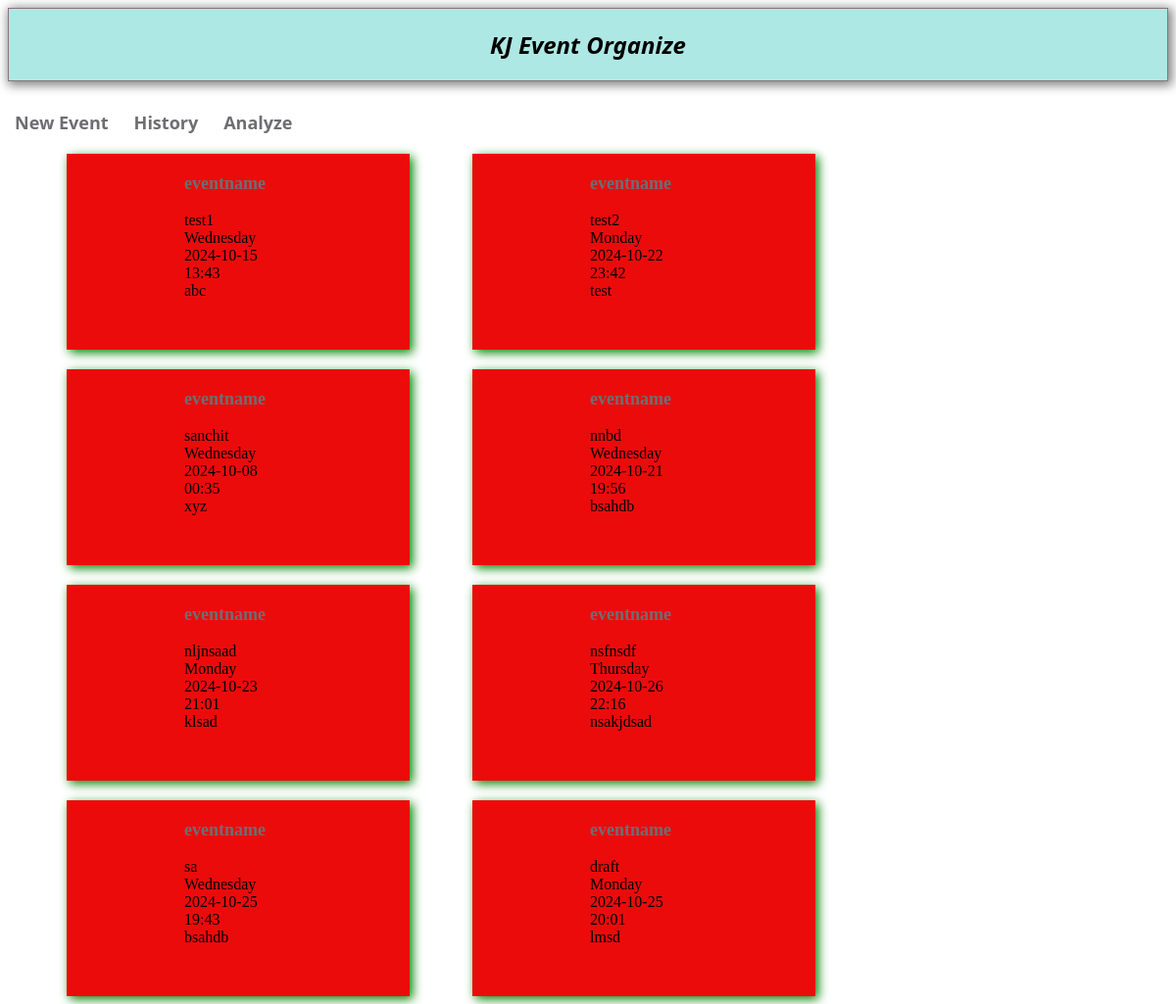
Page / (signed in) on the earlier database version.
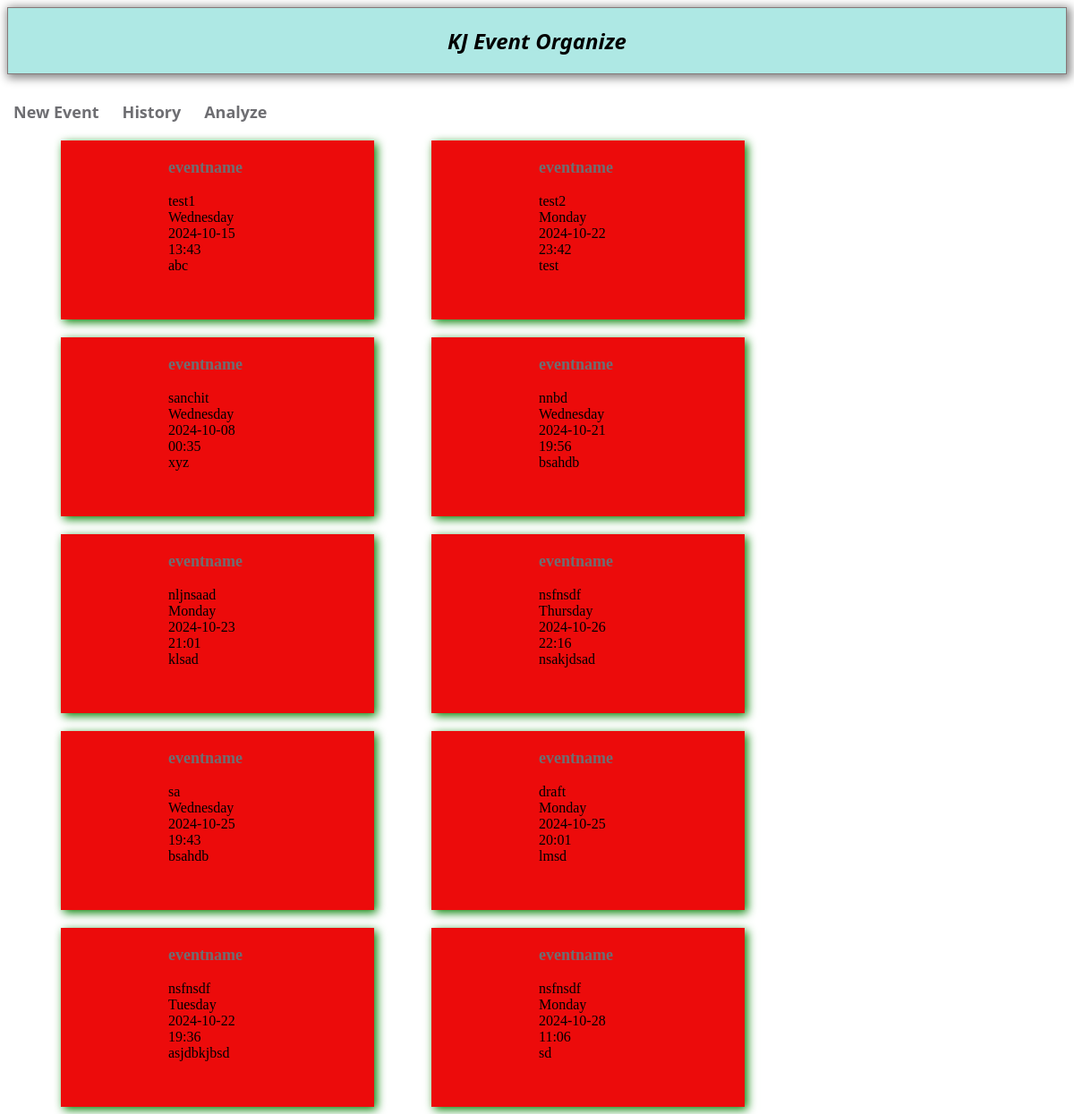
Same page on the later database version.
### app/models.py (models this page shows)
class EventInformation(models.Model):
    eventname = models.CharField(max_length=122)
    eventorganizer = models.CharField(max_length=122)
    eventday = models.CharField(max_length=122)
    eventdate = models.CharField(max_length=122)
    eventtime = models.CharField(max_length=122)
    eventabout = models.TextField(max_length=1000)
    eventfile = models.FileField(upload_to='files/')
    fileurl=models.CharField(max_length=122)
    user = models.ForeignKey(CustomUser, on_delete=models.CASCADE, null=True)

### app/views.py (the view)
# urls.py: path("",views.home,name=""),
def home(request):
    if request.user.is_authenticated:
        allevents=EventInformation.objects.all()
        allformdata=FormData.objects.all()
        print(allevents)
        return render(request, "home.html",{'event':allevents})
    else:
        return redirect("/auth")

### templates/home.html (shortened to what this page needs)
<!DOCTYPE html>
<html lang="en">
<head>
</head>
<body>
    <div class="header">
        KJ Event Organize
    </div>
    <div class="options">
        <a href="/event_info">New Event</a>
    </div>
    <div class="options">
        <a href="">History</a>
    </div>
    <div class="options">
        <a href="">Analyze</a>
    </div>
    <div class="contents">
        {% for index in event %}
        <div class="cards">
            <div class="content">
                <h3 ><a href="form/{{index.pk}}">{{index.eventname}}</a></h3>
                {{index.eventorganizer}} <br>
                {{index.eventday}} <br>
                {{index.eventdate}} <br>
                {{index.eventtime}} <br>
                {{index.eventabout}} <br>
            </div>
        </div>{% endfor %}
    </div>
</body>
</html>

### templates/home.html (style rules this page uses)
.header { background-color: rgb(174, 232, 228); font-weight: bolder; font-size: larger; border: 1px solid rgb(133, 120, 120); padding-top: 20px; padding-bottom: 20px; text-align: center; font-family: system-ui, -apple-system, BlinkMacSystemFont, 'Segoe UI', Roboto, Oxygen, Ubuntu, Cantarell, 'Open Sans', 'Helvetica Neue', sans-serif; font-style: italic; font-weight: 800; font-size: x-large; box-shadow: 2px 2px 10px 2px gray; }
.options { font-family: system-ui, -apple-system, BlinkMacSystemFont, 'Segoe UI', Roboto, Oxygen, Ubuntu, Cantarell, 'Open Sans', 'Helvetica Neue', sans-serif; margin-top: 30px; margin-left: 7px; margin-right: 15px; background-color: white; display: inline-block; font-weight: bold; }
a { text-decoration: none; font-size: large; color: rgb(110, 110, 114); }
.cards { display: inline-block; margin-top: 20px; margin-left: 60px; width: 350px; height: 200px; background-color:rgb(236, 11, 11); box-shadow: 3px 3px 10px green; }
.content { margin-left: 120px; }

Differences in the rows shown:
added EventInformation: eventname "eventname", eventorganizer "nsfnsdf", eventday "Tuesday", eventdate "2024-10-22", eventtime "19:36", eventabout "asjdbkjbsd"
added EventInformation: eventname "eventname", eventorganizer "nsfnsdf", eventday "Monday", eventdate "2024-10-28", eventtime "11:06", eventabout "sd"
